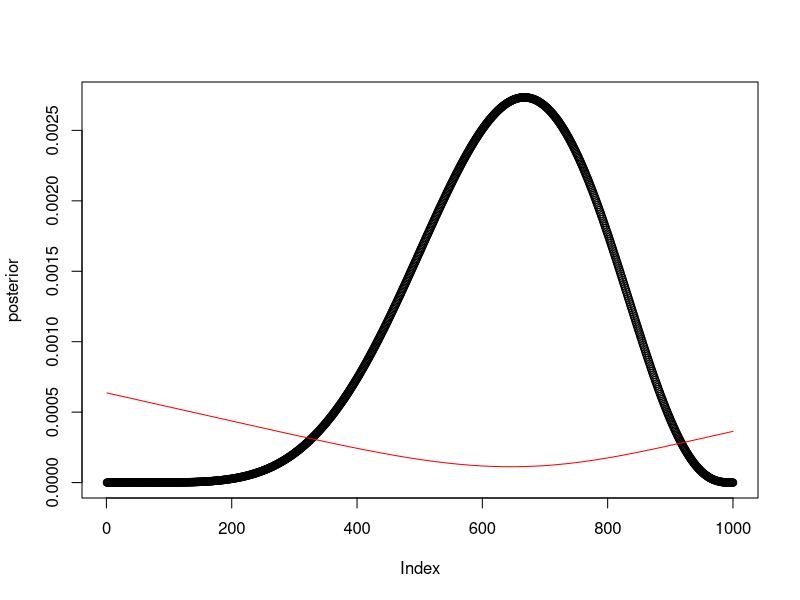
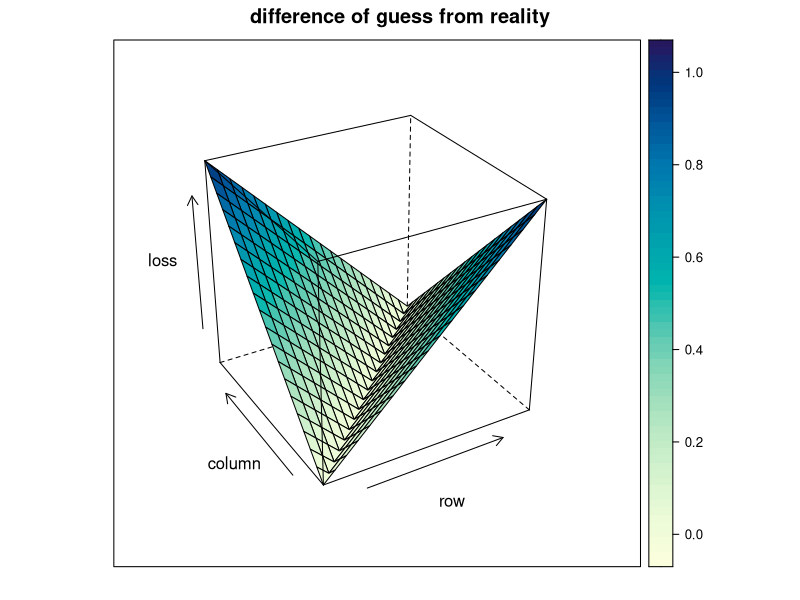
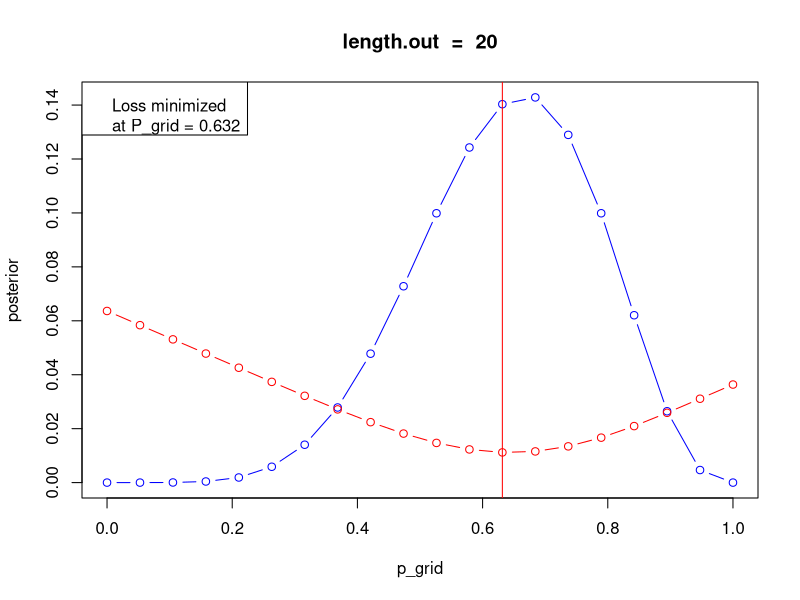
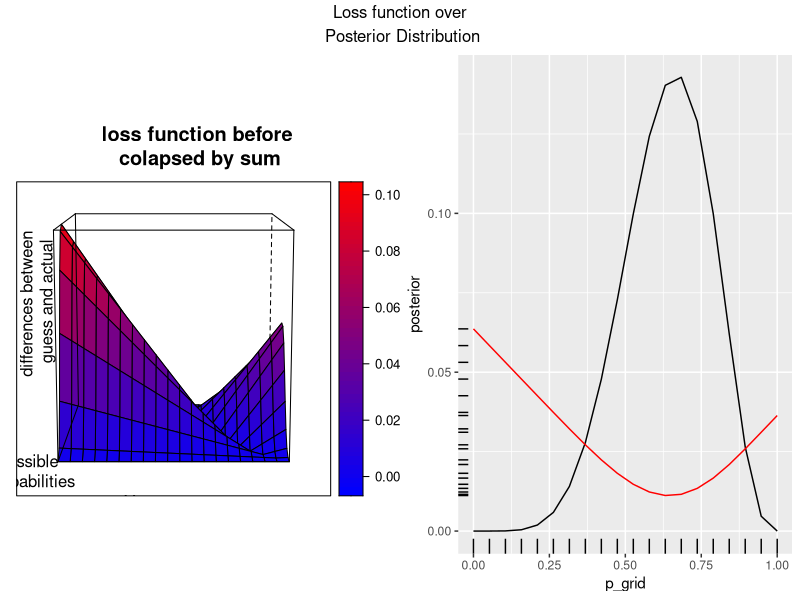
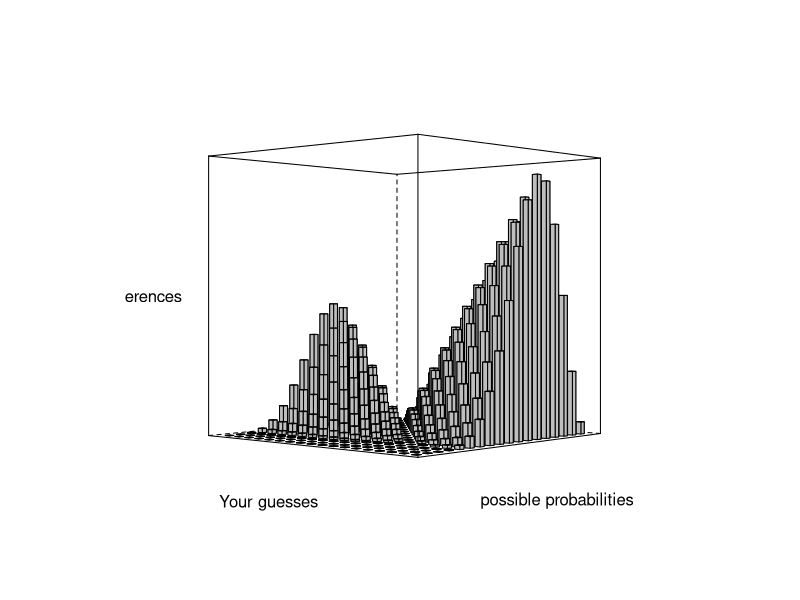
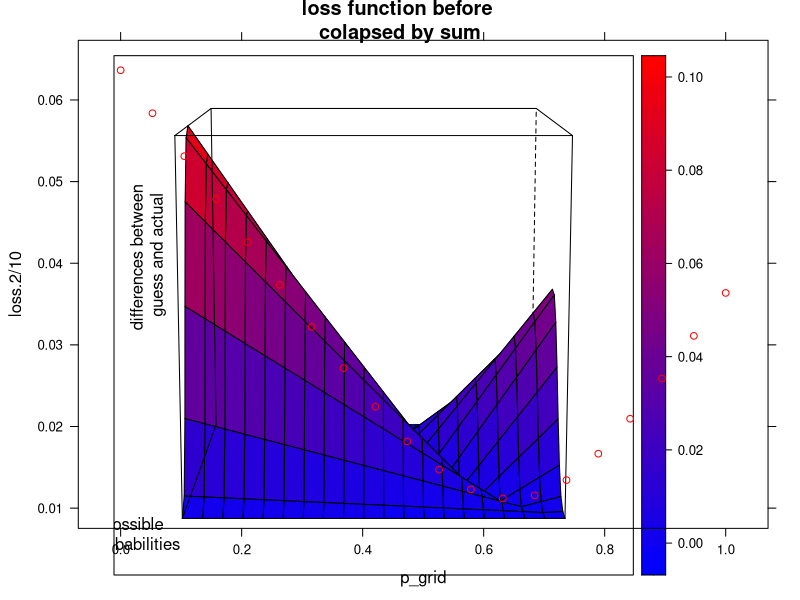

The R source for these figures, in order:
#the moral of this work below is that this code

#loss<-sapply(p_grid,function(d) sum(posterior*abs(d-p_grid)))

##creates a matrix of differences of p_grid, multiplies each element in this matrix by corresponding posterior to weight each of those items, then sums them by coloum to create a vector of loss estimates for each value of p_grid.  

library(tidyr)
library(dplyr)
library(ggplot2)
library(latticeExtra)
library(gridExtra)

p_grid <-seq(0,1,length.out=1000)
prior<- rep(1,1000)
likelihood<-dbinom(6,9,prob=p_grid)
posterior<-likelihood*prior
posterior<-posterior/sum(posterior)

samples<-sample(p_grid,1e4,prob=posterior,replace=T)
plot(posterior)

loss<-sapply(p_grid,function(d) sum(posterior*abs(d-p_grid)))
lines(loss/1000,col='red')
p_grid[which.min(loss)]
median(samples)
mean(samples)

length(samples)


############
n=20
p_grid <-seq(0,1,length.out=n)
prior<- rep(1,n)
likelihood<-dbinom(6,9,prob=p_grid)
posterior<-likelihood*prior
posterior<-posterior/sum(posterior)
unst.posterior<-likelihood*prior

Calculate_loss<-function(d) {
  for (i in 1:length(d)) {
    return((abs(d[i]-p_grid)))   #this creates a matrix of p_grid differences; diagnol == zero
  } 
  }

loss<-sapply(p_grid,Calculate_loss) #this creates The matrix
unst.posterior   #for output comp
loss  #for output comp
posterior*loss  #notice that the vector posterior multiplies column by col, not by row, so transpose in head,

wireframe(loss,drape=T,screen = list(z =30 , x = -60, y=0),main="difference of guess from reality")

loss.1<-apply(loss,2,sum) # collapses grid into vector, the final desired output
#note the above if you change from 2 to 1 (col to row) eval, you flip the loss curve

loss.2<-sapply(p_grid,function(d) sum(posterior*abs(d-p_grid))) #original formula from book

plot(posterior,x=p_grid,type='b',col='blue',main = paste("length.out  = ",length(p_grid)))
lines(loss.2/10,x=p_grid,type='b',col='red')
abline(v=p_grid[which.min(loss.2)],col='red')
graph_text<-paste("low P_grid",round(p_grid[which.min(loss.2)],3),"----->")
#text(y=.0005,x=.75,labels=graph_text)
legend ("topleft",paste("Loss minimized\nat P_grid =",round(p_grid[which.min(loss.2)],3)))




#the moral of the story.  The posterior curve is mirror/flipped, transposed so that each posterior score is fed through the columsn of the P_grid difference matrix.  This amplifies the deviation of guess to correct when big, but if the deviation of guess from correctis small, or zero, the posterior score will have very little, if any effect on the loss.  

#using ggplot and original data of n=100

df<-data_frame(p_grid,posterior)
p<-ggplot(df, aes(p_grid,posterior))
P<-p+geom_line()+geom_line(aes(y=loss.2/10),color='red')+geom_rug(aes(x=p_grid,y=loss.2/10))

  
par(mfrow=c(1,2))
loss.df<-as_data_frame(loss)
colnames(loss.df)<-paste0("diff",seq(1,n))
tidy.loss.df<-loss.df %>% gather(difference,value)
tidy.loss.df<-cbind(p_grid,tidy.loss.df)
#loss.p<-ggplot(tidy.loss.df,aes(x=value))
#loss.p+geom_bar()+facet_wrap(~difference)



#the following wireframe shows a diagonal splitting
#the posterior curve on the right side with 
#the loss function on the left side, the highpoint of which is the min
 
 wf<-wireframe(posterior*loss,
           drape=T,
           main="loss function before \ncolapsed by sum",
           #light.source = c(0,10,10), 
           screen = list(z =-90 , x = -80, y=0),
           xlab = list("possible\n probabilities",rot=0),
           ylab = list('Your guesses',rot=0),
           zlab = list("differences between\n guess and actual",rot=90),
           zoom=.9,
           scales = list(arrows = FALSE,
                         x=list(draw=F),
                         y=list(draw=F),
                         z=list(draw=F),
                         #col = "black",
                        # font = 1,
                         #tck = c(0.8, 0.6, 0.4),
                         distance =c(1.2,.8, 1.45)), 
           col.regions = colorRampPalette(c("blue", "red"))(100)
           )
 
 loss.p<-xyplot(loss.2/10~p_grid,col='red')
 
 lattice.options(
   layout.heights=list(bottom.padding=list(x=0), top.padding=list(x=0)),
   layout.widths=list(left.padding=list(x=0), right.padding=list(x=0))
 )
 grid.arrange(wf, P, ncol=2, top = "Loss function over\n Posterior Distribution")
 
 #see countourplot for density 
 cloud(posterior*loss,
       panel.3d.cloud=panel.3dbars, 
       col.facet='grey', 
       xbase=0.4, 
       ybase=0.4, 
       #      scales=list(arrows=FALSE, col=1),
       screen = list(z = 48, x = -90, y=0),
       xlab = "possible probabilities",
       ylab = 'Your guesses',
       zlab = "differences",
       par.settings = list(axis.line = list(col = "transparent"))
 )
 
 
 
 
 print(wf,split=c(1,1,1,1),more=T)
 print(loss.p,split=c(1,1,1,1),more=T)
 
